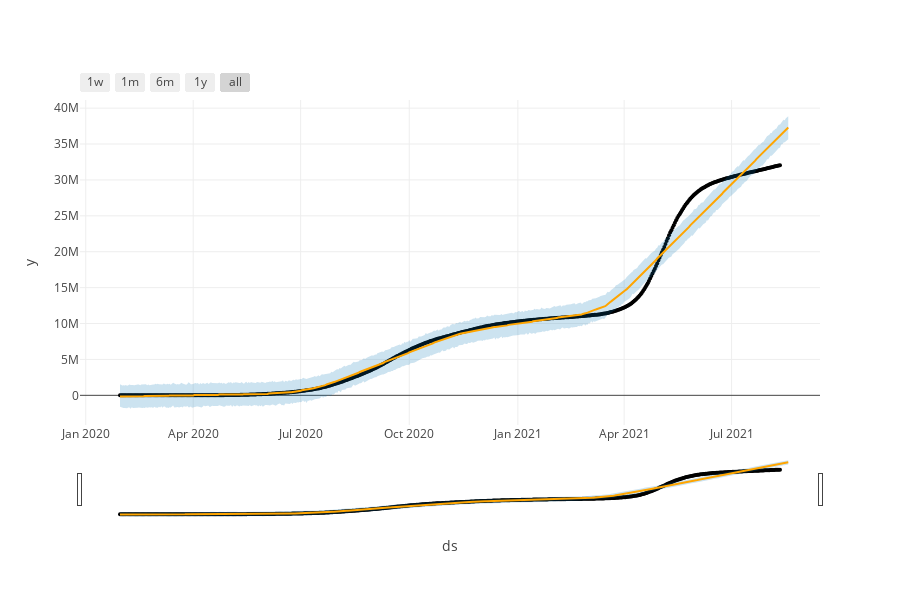

The cell this chart's notebook holds for it:
### Code cell
#interactive plot for forecast of a week,month,6 months,1 year entire time period of confirmed covid cases

plot4 = plot_plotly(model, forecast_india_confirmed) 
plot4.update_layout(template='gridon')
plot4.update_traces(line_color='orange')
iplot(plot4)

### Figure 1 — Plotly figure (JSON) as saved in the notebook; plotly's stock layout.template omitted (floating-point values rounded to 4 significant figures; data arrays with more than 128 entries replaced by an {"elided": "..."} marker saying what was removed)
{"data": [{"line": {"color": "orange"}, "marker": {"color": "black", "size": 4}, "mode": "markers", "name": "Actual", "type": "scatter", "x": {"elided": "560 str values"}, "y": {"elided": "560 int values"}}, {"hoverinfo": "skip", "line": {"color": "orange", "width": 0}, "mode": "lines", "type": "scatter", "x": {"elided": "567 str values"}, "y": {"elided": "567 float values"}}, {"fill": "tonexty", "fillcolor": "rgba(0, 114, 178, 0.2)", "line": {"color": "orange", "width": 2}, "mode": "lines", "name": "Predicted", "type": "scatter", "x": {"elided": "567 str values"}, "y": {"elided": "567 float values"}}, {"fill": "tonexty", "fillcolor": "rgba(0, 114, 178, 0.2)", "hoverinfo": "skip", "line": {"color": "orange", "width": 0}, "mode": "lines", "type": "scatter", "x": {"elided": "567 str values"}, "y": {"elided": "567 float values"}}], "layout": {"height": 600, "showlegend": false, "width": 900, "xaxis": {"rangeselector": {"buttons": [{"count": 7, "label": "1w", "step": "day", "stepmode": "backward"}, {"count": 1, "label": "1m", "step": "month", "stepmode": "backward"}, {"count": 6, "label": "6m", "step": "month", "stepmode": "backward"}, {"count": 1, "label": "1y", "step": "year", "stepmode": "backward"}, {"step": "all"}]}, "rangeslider": {"visible": true}, "title": {"text": "ds"}, "type": "date"}, "yaxis": {"title": {"text": "y"}}}}
